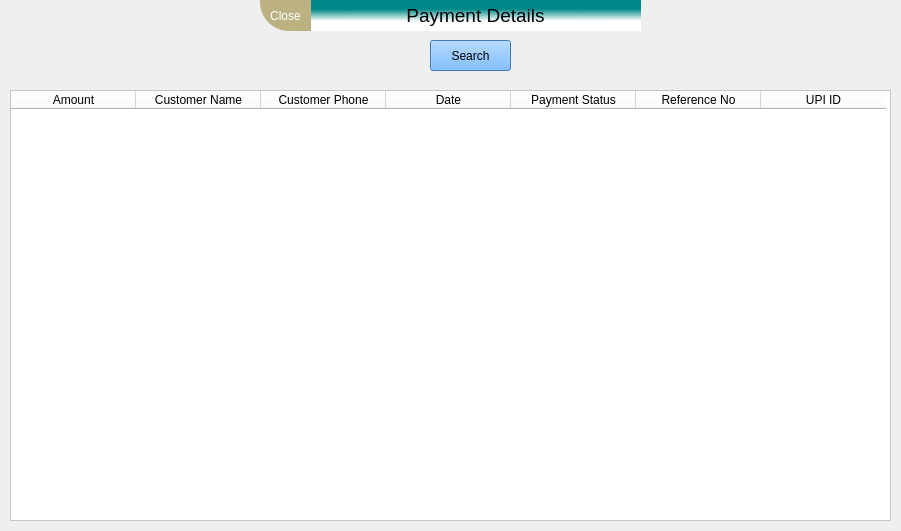
   <widget class="QWidget" name="widget_history" native="true">
    <property name="geometry">
     <rect>
      <x>20</x>
      <y>10</y>
      <width>901</width>
      <height>531</height>
     </rect>
    </property>
    <widget class="QTableWidget" name="history_tableWidget">
     <property name="geometry">
      <rect>
       <x>10</x>
       <y>90</y>
       <width>881</width>
       <height>431</height>
      </rect>
     </property>
     <property name="sizePolicy">
      <sizepolicy hsizetype="Expanding" vsizetype="Expanding">
       <horstretch>0</horstretch>
       <verstretch>0</verstretch>
      </sizepolicy>
     </property>
     <property name="minimumSize">
      <size>
       <width>0</width>
       <height>0</height>
      </size>
     </property>
     <property name="maximumSize">
      <size>
       <width>921</width>
       <height>16777215</height>
      </size>
     </property>
     <property name="sizeIncrement">
      <size>
       <width>0</width>
       <height>0</height>
      </size>
     </property>
     <property name="baseSize">
      <size>
       <width>0</width>
       <height>0</height>
      </size>
     </property>
     <property name="mouseTracking">
      <bool>false</bool>
     </property>
     <property name="styleSheet">
      <string notr="true">background-color: rgb(255, 255, 255);
border-color: rgb(141, 206, 198);
font: 12pt &quot;Arial&quot;;
</string>
     </property>
     <property name="locale">
      <locale language="English" country="India"/>
     </property>
     <property name="editTriggers">
      <set>QAbstractItemView::NoEditTriggers</set>
     </property>
     <property name="selectionMode">
      <enum>QAbstractItemView::NoSelection</enum>
     </property>
     <property name="selectionBehavior">
      <enum>QAbstractItemView::SelectItems</enum>
     </property>
     <property name="gridStyle">
      <enum>Qt::NoPen</enum>
     </property>
     <property name="sortingEnabled">
      <bool>true</bool>
     </property>
     <attribute name="horizontalHeaderDefaultSectionSize">
      <number>125</number>
     </attribute>
     <column>
      <property name="text">
       <string>Amount</string>
      </property>
     </column>
     <column>
      <property name="text">
       <string>Customer Name</string>
      </property>
     </column>
     <column>
      <property name="text">
       <string>Customer Phone</string>
      </property>
     </column>
     <column>
      <property name="text">
       <string>Date</string>
      </property>
     </column>
     <column>
      <property name="text">
       <string>Payment Status</string>
      </property>
     </column>
     <column>
      <property name="text">
       <string>Reference No</string>
      </property>
     </column>
     <column>
      <property name="text">
       <string>UPI ID</string>
      </property>
     </column>
    </widget>
    <widget class="QPushButton" name="history_search">
     <property name="geometry">
      <rect>
       <x>430</x>
       <y>40</y>
       <width>81</width>
       <height>31</height>
      </rect>
     </property>
     <property name="styleSheet">
      <string notr="true">background-color: rgb(85, 170, 255);
color: rgb(0, 0, 0);
font: 700 12pt &quot;Segoe Script&quot;;</string>
     </property>
     <property name="text">
      <string>Search</string>
     </property>
    </widget>
    <widget class="QLabel" name="history_label">
     <property name="geometry">
      <rect>
       <x>310</x>
       <y>0</y>
       <width>331</width>
       <height>31</height>
      </rect>
     </property>
     <property name="styleSheet">
      <string notr="true">background-color: qlineargradient(spread:pad, x1:0.528, y1:0.29, x2:0.533292, y2:0.676, stop:0 rgba(0, 135, 135, 255), stop:1 rgba(255, 255, 255, 255));
color: rgb(0, 0, 0);</string>
     </property>
     <property name="text">
      <string>&lt;html&gt;&lt;head/&gt;&lt;body&gt;&lt;p align=&quot;center&quot;&gt;&lt;span style=&quot; font-size:14pt;&quot;&gt;Payment Details&lt;/span&gt;&lt;/p&gt;&lt;/body&gt;&lt;/html&gt;</string>
     </property>
    </widget>
    <widget class="QPushButton" name="history_close">
     <property name="geometry">
      <rect>
       <x>260</x>
       <y>0</y>
       <width>51</width>
       <height>31</height>
      </rect>
     </property>
     <property name="cursor">
      <cursorShape>PointingHandCursor</cursorShape>
     </property>
     <property name="styleSheet">
      <string notr="true">background-color: rgb(188, 178, 129);
font: 10pt &quot;Segoe Print&quot;;
color: rgb(255, 255, 255);
border-bottom-left-radius:29px;</string>
     </property>
     <property name="text">
      <string>Close</string>
     </property>
    </widget>
   </widget>
